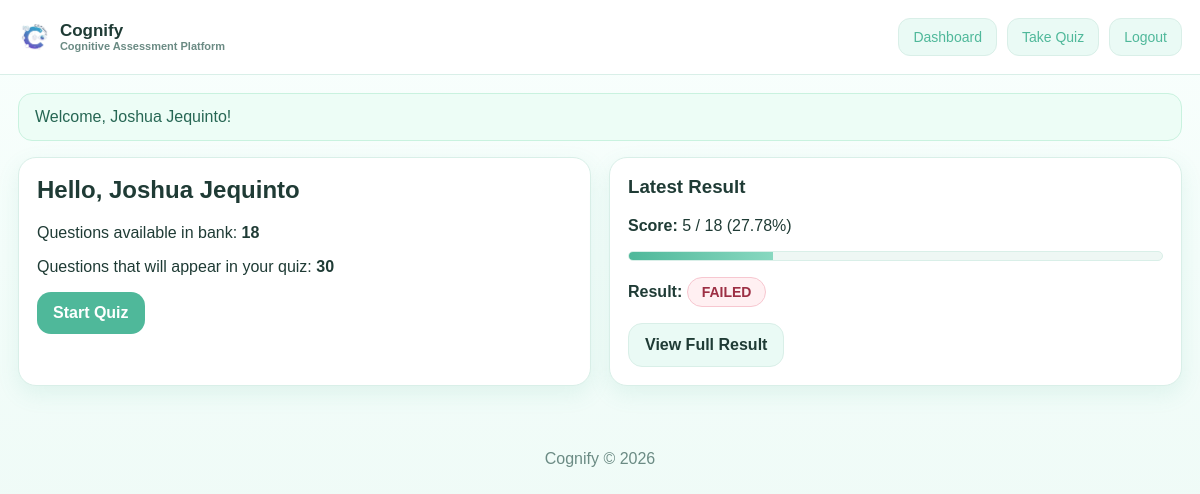
The page /student/dashboard.php (signed in) on the database its author committed.
### tables this page shows
CREATE TABLE `settings` (
  `setting_id` int(11) NOT NULL,
  `setting_key` varchar(100) NOT NULL,
  `setting_value` varchar(255) NOT NULL
);

CREATE TABLE `quizzes` (
  `quiz_id` int(11) NOT NULL,
  `student_id` int(11) NOT NULL,
  `total_questions` int(11) NOT NULL DEFAULT 0,
  `score` int(11) NOT NULL DEFAULT 0,
  `top1_intelligence` varchar(255) NOT NULL,
  `top2_intelligence` varchar(255) NOT NULL,
  `top3_intelligence` varchar(255) NOT NULL,
  `taken_at` datetime DEFAULT NULL
);

### student/dashboard.php (the view, shortened to what this page needs)
<?php
require_once '../config.php';
$limit = get_setting($con, 'quiz_question_limit', '30');
$total_available = mysqli_fetch_row(mysqli_query($con, "SELECT COUNT(*) FROM questions"));
$latest = mysqli_query($con, "SELECT * FROM quizzes WHERE student_id = " . intval($_SESSION['student_id']) . " ORDER BY quiz_id DESC LIMIT 1");
$latest_quiz = ($latest && mysqli_num_rows($latest) > 0) ? mysqli_fetch_assoc($latest) : false;
include '../inc/header.php';
?>
<div class="grid grid-2">
    <div class="card">
        <h2 class="mt-0">Hello, <?php echo esc($_SESSION['student_name']); ?></h2>
        <p>Questions available in bank: <strong><?php echo intval($total_available[0]); ?></strong></p>
        <p>Questions that will appear in your quiz: <strong><?php echo intval($limit); ?></strong></p>
        <a class="btn" href="quiz.php">Start Quiz</a>
    </div>
    <div class="card">
        <h3 class="mt-0">Latest Result</h3>
        <?php if ($latest_quiz) {
            $lq_score = intval($latest_quiz['score']);
            $lq_total = intval($latest_quiz['total_questions']);
            $lq_pct = ($lq_total > 0) ? round(($lq_score / $lq_total) * 100, 2) : 0;
            $lq_passed = is_passed($lq_score, $lq_total, $con);
        ?>
            <p><strong>Score:</strong> <?php echo $lq_score; ?> / <?php echo $lq_total; ?> (<?php echo $lq_pct; ?>%)</p>
            <div class="progress mb-2">
                <span style="width:<?php echo intval($lq_pct); ?>%"></span>
            </div>
            <p>
                <strong>Result:</strong>
                <?php if ($lq_passed) { ?>
                    <span class="result-pass">PASSED</span>
                <?php } else { ?>
                    <span class="result-fail">FAILED</span>
                <?php } ?>
            </p>
            <a class="btn btn-light" href="result.php?quiz_id=<?php echo intval($latest_quiz['quiz_id']); ?>">View Full Result</a>
        <?php } else { ?>
            <p class="muted">No quiz taken yet.</p>
        <?php } ?>
    </div>
</div>
<?php include '../inc/footer.php'; ?>

### assets/css/style.css (style rules this page uses)
:root { --mint:#88d8c0; --mint-dark:#4fb89a; --mint-soft:#eafaf5; --bg:#f7fffc; --card:#ffffff; --text:#1f3b35; --muted:#6b8b84; --border:#d9efe8; --danger:#d85c6a; --warning:#f1b24a; --shadow:0 8px 22px rgba(79,184,154,.12); --radius:18px; }
* { box-sizing:border-box }
html,body { margin:0;padding:0;font-family:Arial,Helvetica,sans-serif;background:linear-gradient(180deg,#f9fffd 0%,#effbf7 100%);color:var(--text) }
a { color:var(--mint-dark);text-decoration:none }
.grid { display:grid;gap:18px }
.grid-2 { grid-template-columns:repeat(2, minmax(0,1fr)) }
.card { background:var(--card);border:1px solid var(--border);border-radius:var(--radius);padding:18px;box-shadow:var(--shadow) }
.card h1,.card h2,.card h3,.card h4 { margin-top:0 }
.btn { display:inline-block;border:none;border-radius:14px;padding:12px 16px;background:var(--mint-dark);color:#fff;font-weight:bold;cursor:pointer;transition:.2s }
.btn-light { background:var(--mint-soft);color:var(--text);border:1px solid var(--border) }
.progress { height:10px;background:#eef7f4;border-radius:999px;overflow:hidden;border:1px solid var(--border) }
.progress > span { display:block;height:100%;background:linear-gradient(90deg,var(--mint-dark),var(--mint)); }
.mt-0 { margin-top:0 }
.mb-2 { margin-bottom:14px }
.result-fail { display:inline-block; padding:6px 14px; border-radius:999px; background:#fff0f2; border:1px solid #f7c7d0; color:#9d2f44; font-weight:bold; font-size:14px; }

### rows shown on the page
settings: setting_value "30"
quizzes: score "5", total_questions "18", lq_pct "27.78"

### other values the page prints
$link['label'] "Dashboard"
$link['label'] "Take Quiz"
$link['label'] "Logout"
$flash['message'] "Welcome, Joshua Jequinto!"
$_SESSION['student_name'] "Joshua Jequinto"
$total_available[0] "18"
